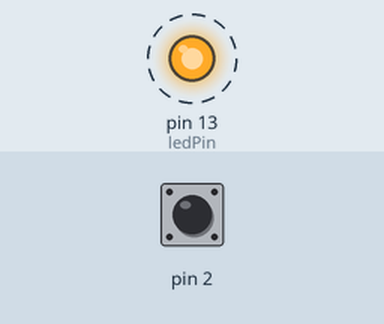
This sketch was run on a simulated Arduino Uno, built with avr-gcc and run on an emulated ATmega328P. On the bench: output pins drawn as LEDs (lit = HIGH). Dashed ring = blinking. The test bench sets the inputs (shaded band); at power-on: pin 2 HIGH.

Above: at 1.25 s.
1.3 s: pin 2 pulled LOW for 0.15 s
2.9 s: pin 2 pulled LOW for 1 s
At 3.39 s:
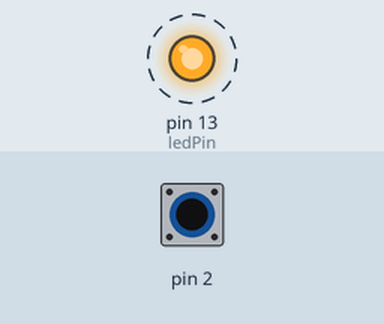
5.9 s: pin 2 pulled LOW for 3.2 s
At 6.7 s:
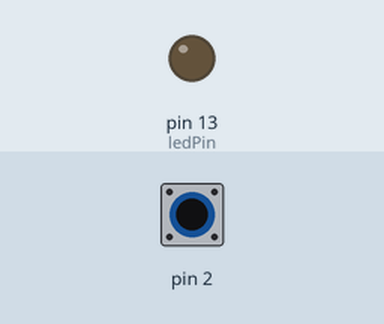
Timing chart, 0 to 8.9 s (numbered marks = the images above; inputs shaded):
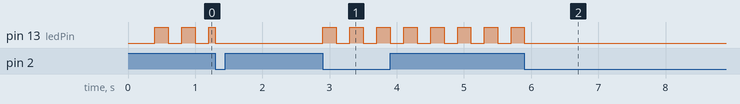

Measured:
- after the input at 2.9 s, pin 13 (ledPin): alternates HIGH for 0.20 s and LOW for 0.20 s, starting at once
- after the input at 5.9 s, pin 13 (ledPin): goes on until 5.9 s, then stays LOW

The sketch:

TP1.ino
```cpp
const int ledPin = LED_BUILTIN; // define which LED to use
const long interval = 200; // define interval to toggle LED
unsigned long time0 = 0;
unsigned long time1;
volatile byte parar=LOW;

void setup()
{
pinMode(2, INPUT_PULLUP);
pinMode (ledPin, OUTPUT); // set the ledPin as output
attachInterrupt(digitalPinToInterrupt(2), stop, FALLING);
}
// run

void loop()
{

  time1 = millis();
  if ((time1-time0 > interval) &&(time1-time0 < 2*interval))
    digitalWrite(ledPin, LOW);
  if ((time1-time0> 2*interval) && (parar==LOW))
  {
    digitalWrite(ledPin, HIGH);
    time0=millis();
  }
}

void stop()
{
  digitalWrite(ledPin, LOW);
  parar=!parar;
}
```
